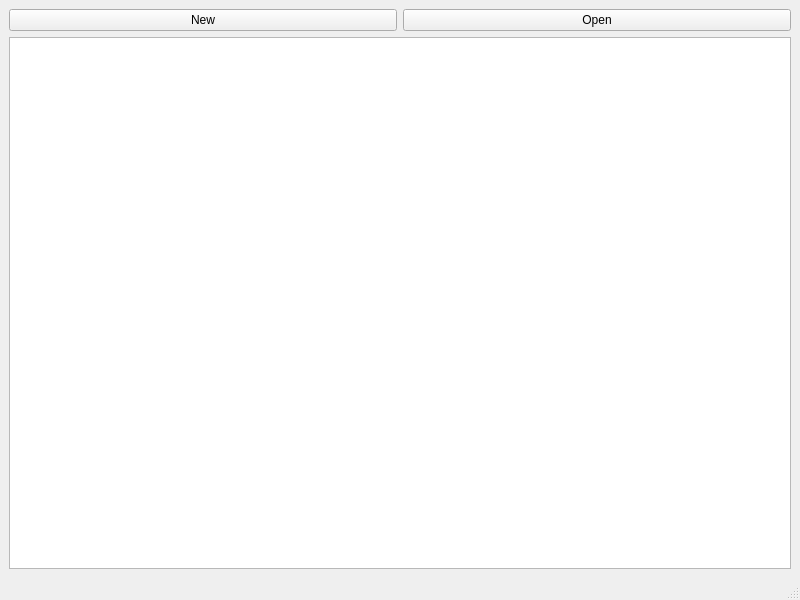
<?xml version="1.0" encoding="UTF-8"?>
<ui version="4.0">
 <class>MainWindow</class>
 <widget class="QMainWindow" name="MainWindow">
  <property name="geometry">
   <rect>
    <x>0</x>
    <y>0</y>
    <width>800</width>
    <height>600</height>
   </rect>
  </property>
  <property name="windowTitle">
   <string>Copydog</string>
  </property>
  <widget class="QWidget" name="centralwidget">
   <layout class="QVBoxLayout" name="verticalLayout">
    <item>
     <layout class="QHBoxLayout" name="horizontalLayout">
      <item>
       <widget class="QPushButton" name="newButton">
        <property name="text">
         <string>New</string>
        </property>
        <property name="icon">
         <iconset theme="document-new"/>
        </property>
       </widget>
      </item>
      <item>
       <widget class="QPushButton" name="openButton">
        <property name="text">
         <string>Open</string>
        </property>
        <property name="icon">
         <iconset theme="document-open"/>
        </property>
       </widget>
      </item>
     </layout>
    </item>
    <item>
     <widget class="QListWidget" name="listWidget"/>
    </item>
   </layout>
  </widget>
  <widget class="QStatusBar" name="statusbar"/>
 </widget>
 <resources/>
 <connections/>
</ui>
